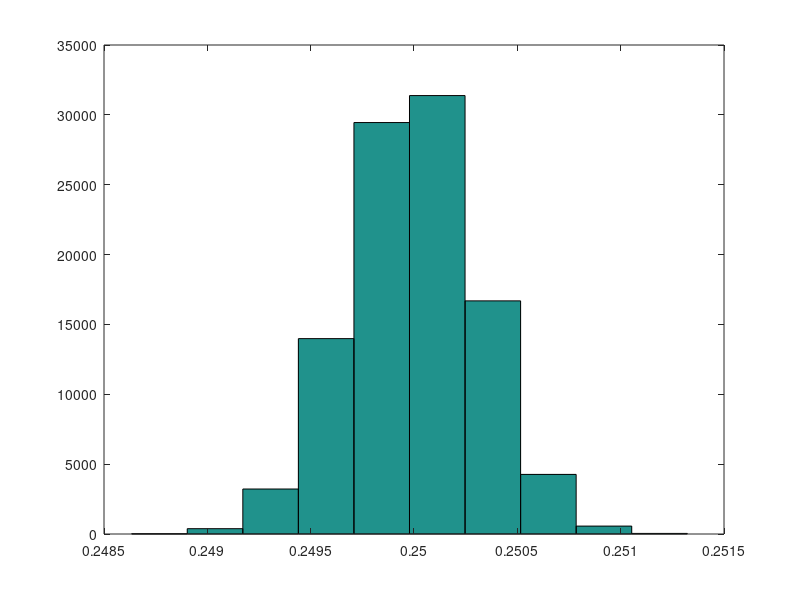
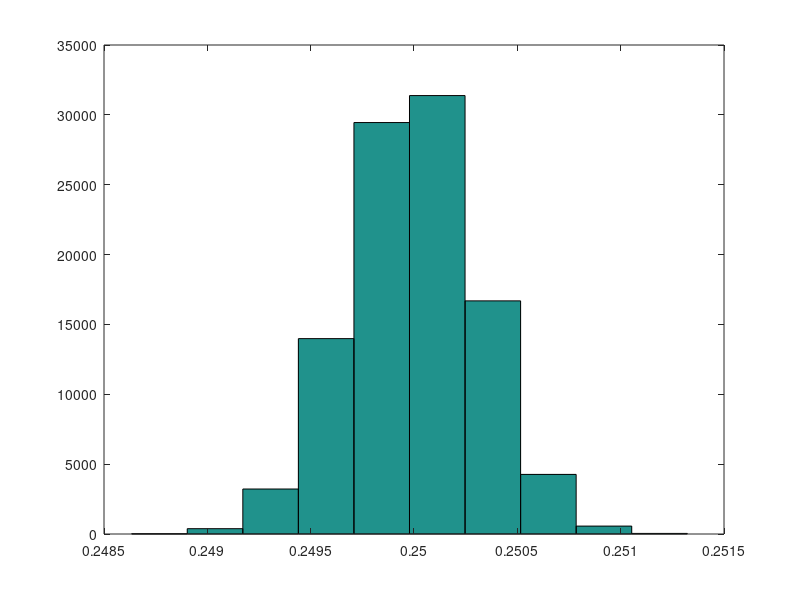
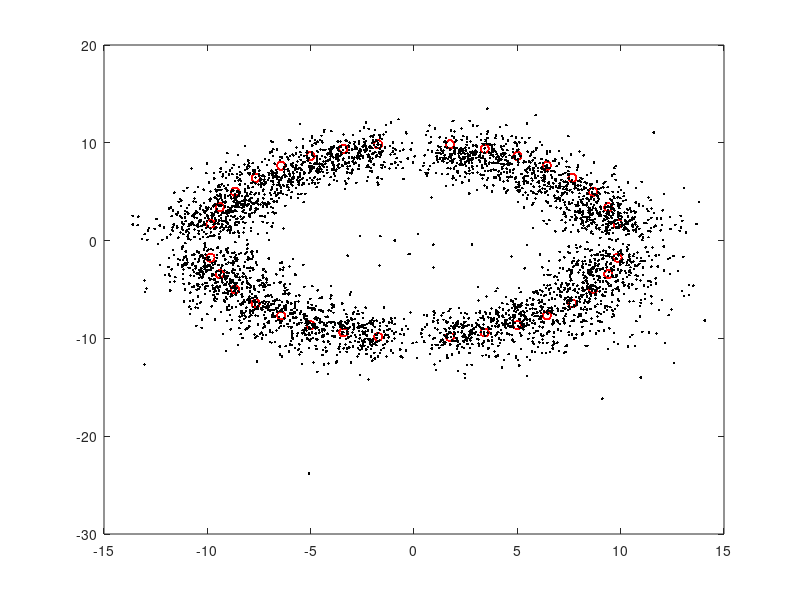
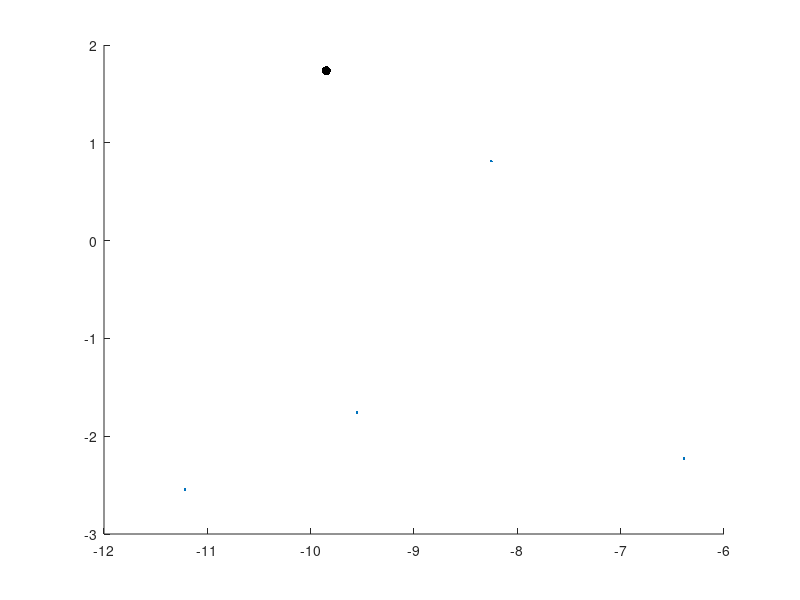

Reproduce these figures in MATLAB, in order. (Note: this script raises an error after producing the figures.)
%% understanding Jbar, tau, and sigma

sigma = 5;
Jbar = 16;
tau = .0001;

nSamps = 1e5;
samps = sqrt(1./gamrnd(Jbar/tau,tau,1,nSamps));

hist(1./samps.^2)
hist(samps)

figure; hist(samps)
mean(samps)

%% ==========================================================
%             STUFF WITH ACTUAL DATA!
% ===========================================================
% 08.25.2016

% load in data file
load('group_data.mat')

% rename useful columns of group_data.mat
data_subj = group_data(:,1);
data_priority = group_data(:,2);
data_discsize = group_data(:,4);
response_x = group_data(:,6);
response_y = group_data(:,7);
target_x = 10*cosd(group_data(:,13)); % x location
target_y = 10*sind(group_data(:,13)); % y location

% delete lapses and nans
idx = find(sign(response_x) ~= sign(target_x));
idx = unique([idx; find(sign(response_y) ~= sign(target_y))]);
response_x(idx) = [];
response_y(idx) = [];
target_x(idx) = [];
target_y(idx) = [];
data_priority(idx) = [];
data_subj(idx) = [];
data_discsize(idx) = [];

% % project everything onto first quadrant
% response_x = abs(response_x);
% response_y = abs(response_y);
% target_x = abs(target_x);
% target_y = abs(target_y);

% priority and subject numbers
priorityVec = unique(data_priority); % priority condition
nPriorities = length(priorityVec);
titleVec = {'low','med','high'};
subjVec = unique(data_subj);
nSubj = length(subjVec);

% changing to polar coordinates
[target_theta, target_rho] = cart2pol(target_x,target_y);
[response_theta, response_rho] = cart2pol(response_x,response_y);

% errors
error_x = response_x - target_x;
error_y = response_y - target_y;
error_euclid = sqrt(error_x.^2 + error_y.^2);
error_rho = response_rho - target_rho;
error_theta = response_theta - target_theta;



%% plot raw data (targets and responses)
figure;
plot(target_x,target_y,'ro')
hold on; 
plot(response_x,response_y,'k.')

%% plotting mean and covariance plot of each of 8 target locations
% best if you project onto one quadrant (see section above)

for isubj = 1:nSubj
    subjnum = subjVec(isubj);
    
    for ipriority = 1:nPriorities;
        priority = priorityVec(ipriority);
        
        figure;
        targets_x = unique(target_x);
        for itarget = 1:length(targets_x);
            currtarget_y = target_y(find(target_x == targets_x(itarget),1,'first')); % value of corresponding y_cordingate
            idxx = target_x == targets_x(itarget); % trials which have the correct target
            idxxx = idxx & (data_priority == priority) & (data_subj == subjnum); % correct target, priority condition, and subject number
            
            hold on;
            plot(targets_x(itarget),currtarget_y,'k.','MarkerSize',20)
            plot(response_x(idxxx),response_y(idxxx),'.')
            
            % get and plot cov circle for each target
            responses = [response_x(idxxx) response_y(idxxx)];
            covMat = cov(responses);
            circle = bsxfun(@plus,mean(responses),[cos(linspace(0,2*pi,50))' sin(linspace(0,2*pi,50))']*covMat);
            plot(circle(:,1),circle(:,2),'Color',aspencolors('coral')); % plot covariance circle
            
        end
        defaultplot;
        title(['subj' num2str(subjnum) ' ' titleVec{ipriority} ' priority'])
        axis equal
%         savefig(gcf,['subj' num2str(subjnum) '_' titleVec{ipriority} ])
%         savefig(gcf,['subj' num2str(subjnum) '_' titleVec{ipriority} '.png' ])
    end
end


%% plotting bias as a function of priority across or within each subject

aveplot = 1;
indvlplot = 0;

biasVec_theta = nan(nSubj,nPriorities);
varVec_theta = nan(nSubj,nPriorities);
biasVec_rho = nan(nSubj,nPriorities);
varVec_rho = nan(nSubj,nPriorities);
for isubj = 1:nSubj % for each subject
    subjnum = subjVec(isubj);
    
    for ipriority = 1:nPriorities % for each priority
        priority = priorityVec(ipriority);
        idx = (data_subj == subjnum) & (data_priority == priority); % indices of trials for current subject
        
        % calculating bias and variance of rho and theta
        biasVec_rho(isubj,ipriority) = mean(error_rho(idx));
        varVec_rho(isubj,ipriority) = var(error_rho(idx));
        biasVec_theta(isubj,ipriority) = mean(error_theta(idx));
        varVec_theta(isubj,ipriority) = var(error_theta(idx));
    end
    
    if (indvlplot)
        figure;
        subplot(2,2,1); 
        plot(biasVec_rho(isubj,:),'ko')
        title('bias rho')
        defaultplot;
        
        subplot(2,2,2); 
        plot(biasVec_theta(isubj,:),'ko')
        title('bias theta')
        defaultplot;
        
        subplot(2,2,3); 
        plot(varVec_rho(isubj,:),'ko')
        title('variance rho')
        defaultplot;
        
        subplot(2,2,4); 
        plot(varVec_theta(isubj,:),'ko')
        title('variance theta')
        defaultplot;
        
        pause;
    end
end

if (aveplot)
    figure;
    subplot(2,2,1);
    mean_bias_rho = mean(biasVec_rho);
    sem_bias_rho = std(biasVec_rho)/sqrt(size(biasVec_rho,1));
    errorbar(mean_bias_rho,sem_bias_rho)
    set(gca,'XTick',[1 2 3],'XTickLabel',[0.1 0.3 0.6])
    xlabel('priority'); title('bias rho'); defaultplot;
    
    subplot(2,2,2);
    mean_bias_theta = mean(biasVec_theta);
    sem_bias_theta = std(biasVec_theta)/sqrt(size(biasVec_theta,1));
    errorbar(mean_bias_theta,sem_bias_theta)
    set(gca,'XTick',[1 2 3],'XTickLabel',[0.1 0.3 0.6])
    xlabel('priority'); title('bias theta'); defaultplot;
    
    subplot(2,2,3);
    mean_var_rho = mean(varVec_rho);
    sem_var_rho = std(varVec_rho)/sqrt(size(varVec_rho,1));
    errorbar(mean_var_rho,sem_var_rho)
    set(gca,'XTick',[1 2 3],'XTickLabel',[0.1 0.3 0.6])
    xlabel('priority'); title('variance rho'); defaultplot;
    
    subplot(2,2,4);
    mean_var_theta = mean(varVec_theta);
    sem_var_theta = std(varVec_theta)/sqrt(size(varVec_theta,1));
    errorbar(mean_var_theta,sem_var_theta)
    set(gca,'XTick',[1 2 3],'XTickLabel',[0.1 0.3 0.6])
    xlabel('priority'); title('variance theta'); defaultplot;
end

%% scatterplot of disc size vs error (euclidean or circular tangential)

plot(data_discsize,error_euclid,'.')

%% plotting quantile bins of error with discsize

nQuantiles = 4;
meandiscsizeVec = nan(nSubj,nPriorities,nQuantiles);
meaneuclideanerrorVec = meandiscsizeVec; 
meanangularerrorVec = meandiscsizeVec;

for isubj = 1:nSubj
    subjnum = subjVec(isubj);
    
    for ipriority = 1:nPriorities
        priority = priorityVec(ipriority);
        
        idx = (data_subj == subjnum) & (data_priority == priority); % correct subject number and priority
        
        % get the relevant informtion for current subject and priority
        discsize = data_discsize(idx);
        euclideanerror = error_euclid(idx);
        angularerror = error_theta(idx);
        
        % sort by increasing discsize
        [discsize, I] = sort(discsize);
        euclideanerror = euclideanerror(I);
        angularerror = angularerror(I);
        
        % chop up into quantiles
        ndatapoints = length(discsize);
        idx_quantile = [0 round([1:nQuantiles].*(ndatapoints/nQuantiles))];

        for iquantile = 1:nQuantiles
            meandiscsizeVec(isubj,ipriority,iquantile) = mean(discsize(idx_quantile(iquantile)+1:idx_quantile(iquantile+1)));
            meaneuclideanerrorVec(isubj,ipriority,iquantile) = mean(euclideanerror(idx_quantile(iquantile)+1:idx_quantile(iquantile+1)));
            meanangularerrorVec(isubj,ipriority,iquantile) = mean(angularerror(idx_quantile(iquantile)+1:idx_quantile(iquantile+1)));
        end
        
    end
end

% means and SEMs across subjects
mean_discsize = squeeze(mean(meandiscsizeVec));
mean_euclideanerror = squeeze(mean(meaneuclideanerrorVec));
mean_angularerror = squeeze(mean(meanangularerrorVec));
sem_discsize = squeeze(std(meandiscsizeVec))/sqrt(nSubj);
sem_euclideanerror = squeeze(std(meaneuclideanerrorVec))/sqrt(nSubj);
sem_angularerror = squeeze(std(meanangularerrorVec))/sqrt(nSubj);

% plot euclidean error
colorVec = {'r','b','k'};
figure; hold on;
for ipriority = 1:nPriorities;
    errorbar(mean_euclideanerror(ipriority,:),sem_euclideanerror(ipriority,:),colorVec{ipriority});
end
defaultplot;
ylabel('euclidean error')
xlabel('disc size quantile')


% plot
figure; hold on;
for ipriority = 1:nPriorities;
    errorbar(mean_angularerror(ipriority,:),sem_angularerror(ipriority,:),colorVec{ipriority});
end
defaultplot;
ylabel('angular error')
xlabel('disc size quantile')
